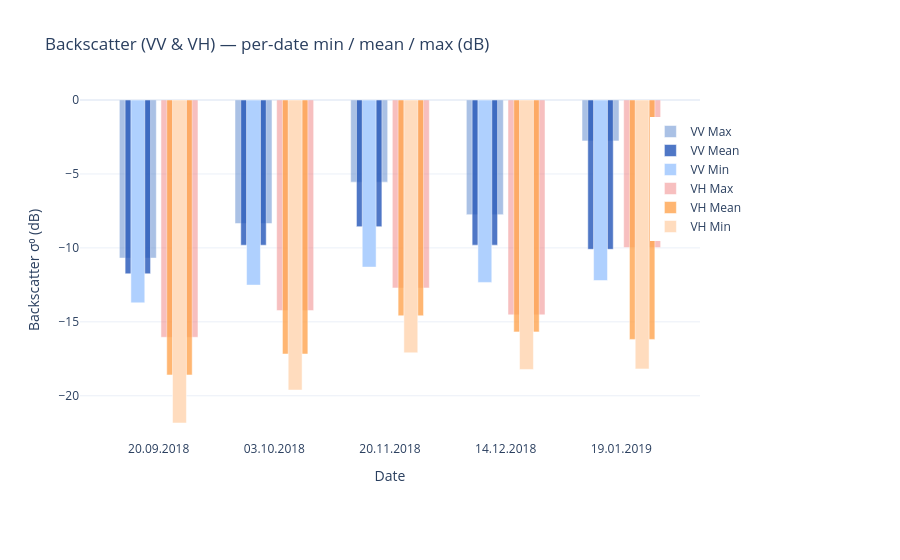

Source (notebook cell):
### Code cell
import pandas as pd
import numpy as np
import plotly.graph_objects as go
import plotly.io as pio

# Optional: set default renderer (change if needed)
# pio.renderers.default = "notebook_connected"

# Path to your CSV (already present in the environment used earlier)
csv_path = r"D:\Tarun\iari\Soil_Moisture\soil_moisture_vv_vh_engineered.csv"

# --- LOAD & PREPARE ---
df = pd.read_csv(csv_path)

# detect date column (first column containing 'date' in name)
date_col = next((c for c in df.columns if 'date' in c.lower()), None)
if date_col is None:
    raise RuntimeError("Couldn't find a date column in the CSV (look for a column name containing 'date').")

df[date_col] = pd.to_datetime(df[date_col])

# compute per-date stats (min, mean, max) for VV and VH
stats = df.groupby(date_col)[['VV','VH']].agg(['min','mean','max']).sort_index()
dates = [d.strftime('%d.%m.%Y') for d in stats.index]

# extract arrays (these will be negative dB values if input is dB)
vv_min  = stats[('VV','min')].values
vv_mean = stats[('VV','mean')].values
vv_max  = stats[('VV','max')].values

vh_min  = stats[('VH','min')].values
vh_mean = stats[('VH','mean')].values
vh_max  = stats[('VH','max')].values

# --- PLOTLY NESTED/OVERLAY BARS ---
x = np.arange(len(dates))

# widths (you can tune)
min_width  = 0.12
mean_width = 0.22
max_width  = 0.32
shift = 0.18  # horizontal side-by-side shift between VV and VH groups

fig = go.Figure()

# VV (shifted left)
fig.add_trace(go.Bar(
    x=x - shift, y=vv_max, name="VV Max", marker_color="rgb(88, 133, 204)",
    width=max_width, opacity=0.5, hovertemplate='%{y:.2f} dB<br>%{x}'
))
fig.add_trace(go.Bar(
    x=x - shift, y=vv_mean, name="VV Mean", marker_color="rgb(36, 86, 185)",
    width=mean_width, opacity=0.8, hovertemplate='%{y:.2f} dB<br>%{x}'
))
fig.add_trace(go.Bar(
    x=x - shift, y=vv_min, name="VV Min", marker_color="rgb(175, 208, 254)",
    width=min_width, opacity=1.0, hovertemplate='%{y:.2f} dB<br>%{x}'
))

# VH (shifted right)
fig.add_trace(go.Bar(
    x=x + shift, y=vh_max, name="VH Max", marker_color="rgb(240, 128, 128)",
    width=max_width, opacity=0.5, hovertemplate='%{y:.2f} dB<br>%{x}'
))
fig.add_trace(go.Bar(
    x=x + shift, y=vh_mean, name="VH Mean", marker_color="rgb(255, 165, 79)",
    width=mean_width, opacity=0.8, hovertemplate='%{y:.2f} dB<br>%{x}'
))
fig.add_trace(go.Bar(
    x=x + shift, y=vh_min, name="VH Min", marker_color="rgb(255, 220, 190)",
    width=min_width, opacity=1.0, hovertemplate='%{y:.2f} dB<br>%{x}'
))

fig.update_layout(
    barmode='overlay',
    title="Backscatter (VV & VH) — per-date min / mean / max (dB)",
    xaxis=dict(tickmode='array', tickvals=x, ticktext=dates, title="Date"),
    yaxis=dict(title="Backscatter σ⁰ (dB)"),
    legend=dict(orientation="v", x=0.92, y=0.95),
    template="plotly_white",
    margin=dict(l=80, r=200, t=100, b=120)
)

# improve hover labels to show date string rather than numerical x
for t in fig.data:
    # plotly stores x as numbers; create corresponding date labels for hover
    # build hovertext array with date strings and numeric y values
    hovertext = []
    for xi, yi in zip(t.x, t.y):
        idx = int(round(xi))  # safe for our small shifts
        date_str = dates[idx]
        hovertext.append(f"{t.name}<br>{date_str}<br>{yi:.2f} dB")
    t.hovertext = hovertext
    t.hoverinfo = "text"

# show
fig.show()

# --- SAVE HIGH-RES IMAGES ---
# PNG: width x height in pixels, scale multiplies resolution
out_png = "D:\Tarun\iari\Soil_Moisture\SAR_SM_plotly_4k.png"
fig.write_image(out_png, width=3840, height=2160, scale=1)   # native 4K

# SVG: vector
out_svg = "D:\Tarun\iari\Soil_Moisture\SAR_SM_plotly.svg"
fig.write_image(out_svg, width=3840, height=2160)

print("Saved:", out_png, out_svg)

### Figure 1 — Plotly figure (JSON) as saved in the notebook; plotly's stock layout.template omitted (floating-point values rounded to 4 significant figures)
{"data": [{"hoverinfo": "text", "hovertemplate": "%{y:.2f} dB<br>%{x}", "hovertext": ["VV Max<br>20.09.2018<br>-10.69 dB", "VV Max<br>03.10.2018<br>-8.35 dB", "VV Max<br>20.11.2018<br>-5.55 dB", "VV Max<br>14.12.2018<br>-7.75 dB", "VV Max<br>19.01.2019<br>-2.76 dB"], "marker": {"color": "rgb(88, 133, 204)"}, "name": "VV Max", "opacity": 0.5, "type": "bar", "width": 0.32, "x": [-0.18, 0.82, 1.82, 2.82, 3.82], "y": [-10.69, -8.352, -5.554, -7.754, -2.764]}, {"hoverinfo": "text", "hovertemplate": "%{y:.2f} dB<br>%{x}", "hovertext": ["VV Mean<br>20.09.2018<br>-11.75 dB", "VV Mean<br>03.10.2018<br>-9.82 dB", "VV Mean<br>20.11.2018<br>-8.56 dB", "VV Mean<br>14.12.2018<br>-9.82 dB", "VV Mean<br>19.01.2019<br>-10.10 dB"], "marker": {"color": "rgb(36, 86, 185)"}, "name": "VV Mean", "opacity": 0.8, "type": "bar", "width": 0.22, "x": [-0.18, 0.82, 1.82, 2.82, 3.82], "y": [-11.75, -9.818, -8.564, -9.815, -10.1]}, {"hoverinfo": "text", "hovertemplate": "%{y:.2f} dB<br>%{x}", "hovertext": ["VV Min<br>20.09.2018<br>-13.72 dB", "VV Min<br>03.10.2018<br>-12.52 dB", "VV Min<br>20.11.2018<br>-11.30 dB", "VV Min<br>14.12.2018<br>-12.34 dB", "VV Min<br>19.01.2019<br>-12.21 dB"], "marker": {"color": "rgb(175, 208, 254)"}, "name": "VV Min", "opacity": 1, "type": "bar", "width": 0.12, "x": [-0.18, 0.82, 1.82, 2.82, 3.82], "y": [-13.72, -12.52, -11.3, -12.34, -12.21]}, {"hoverinfo": "text", "hovertemplate": "%{y:.2f} dB<br>%{x}", "hovertext": ["VH Max<br>20.09.2018<br>-16.04 dB", "VH Max<br>03.10.2018<br>-14.24 dB", "VH Max<br>20.11.2018<br>-12.71 dB", "VH Max<br>14.12.2018<br>-14.53 dB", "VH Max<br>19.01.2019<br>-9.97 dB"], "marker": {"color": "rgb(240, 128, 128)"}, "name": "VH Max", "opacity": 0.5, "type": "bar", "width": 0.32, "x": [0.18, 1.18, 2.18, 3.18, 4.18], "y": [-16.04, -14.24, -12.71, -14.53, -9.974]}, {"hoverinfo": "text", "hovertemplate": "%{y:.2f} dB<br>%{x}", "hovertext": ["VH Mean<br>20.09.2018<br>-18.59 dB", "VH Mean<br>03.10.2018<br>-17.18 dB", "VH Mean<br>20.11.2018<br>-14.59 dB", "VH Mean<br>14.12.2018<br>-15.68 dB", "VH Mean<br>19.01.2019<br>-16.19 dB"], "marker": {"color": "rgb(255, 165, 79)"}, "name": "VH Mean", "opacity": 0.8, "type": "bar", "width": 0.22, "x": [0.18, 1.18, 2.18, 3.18, 4.18], "y": [-18.59, -17.18, -14.59, -15.68, -16.19]}, {"hoverinfo": "text", "hovertemplate": "%{y:.2f} dB<br>%{x}", "hovertext": ["VH Min<br>20.09.2018<br>-21.84 dB", "VH Min<br>03.10.2018<br>-19.61 dB", "VH Min<br>20.11.2018<br>-17.09 dB", "VH Min<br>14.12.2018<br>-18.22 dB", "VH Min<br>19.01.2019<br>-18.18 dB"], "marker": {"color": "rgb(255, 220, 190)"}, "name": "VH Min", "opacity": 1, "type": "bar", "width": 0.12, "x": [0.18, 1.18, 2.18, 3.18, 4.18], "y": [-21.84, -19.61, -17.09, -18.22, -18.18]}], "layout": {"barmode": "overlay", "legend": {"orientation": "v", "x": 0.92, "y": 0.95}, "margin": {"b": 120, "l": 80, "r": 200, "t": 100}, "title": {"text": "Backscatter (VV & VH) — per-date min / mean / max (dB)"}, "xaxis": {"tickmode": "array", "ticktext": ["20.09.2018", "03.10.2018", "20.11.2018", "14.12.2018", "19.01.2019"], "tickvals": [0, 1, 2, 3, 4], "title": {"text": "Date"}}, "yaxis": {"title": {"text": "Backscatter σ⁰ (dB)"}}}}
